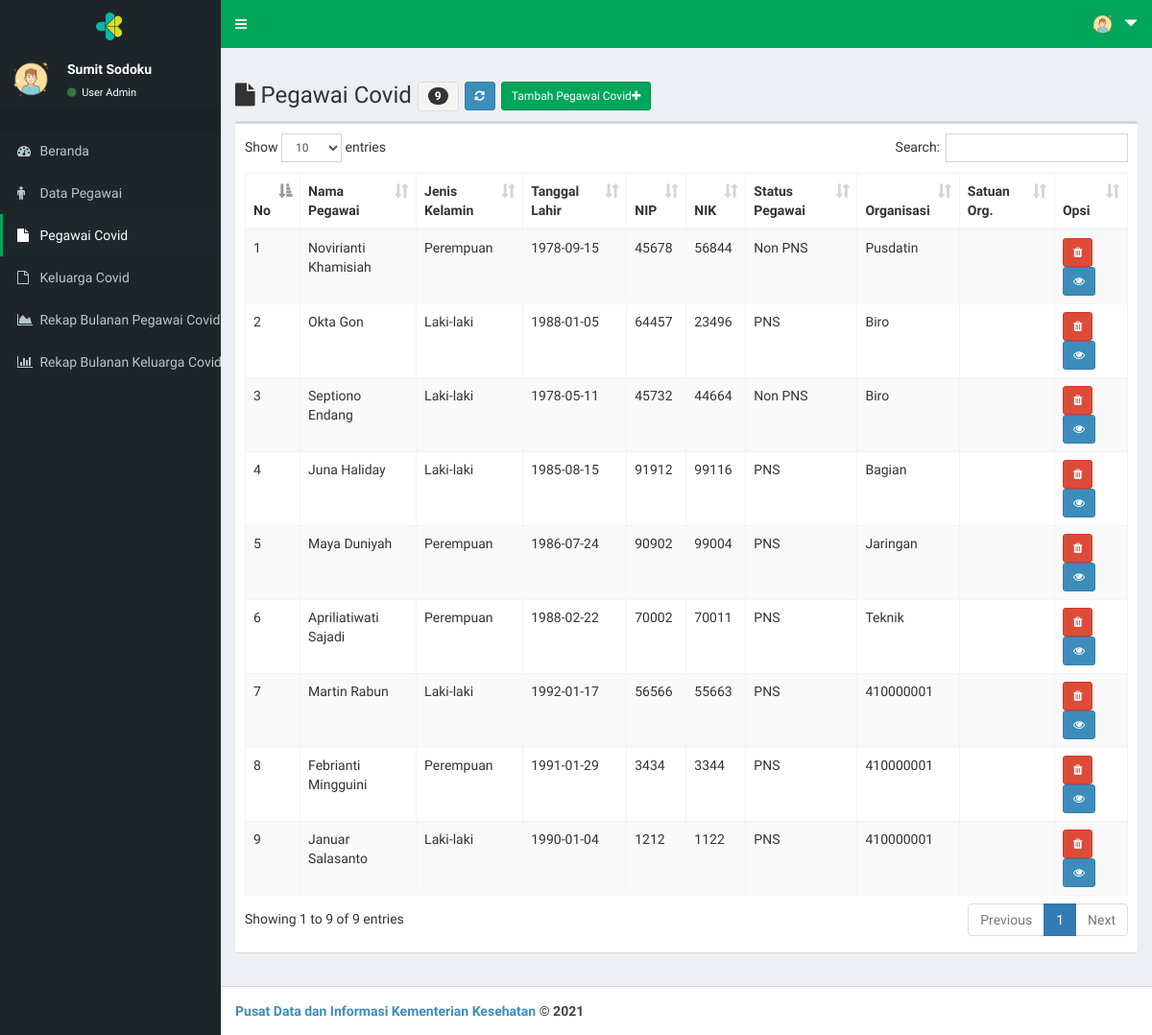
The app's page /page/index.php?menu=vkon_data (signed in), older data.
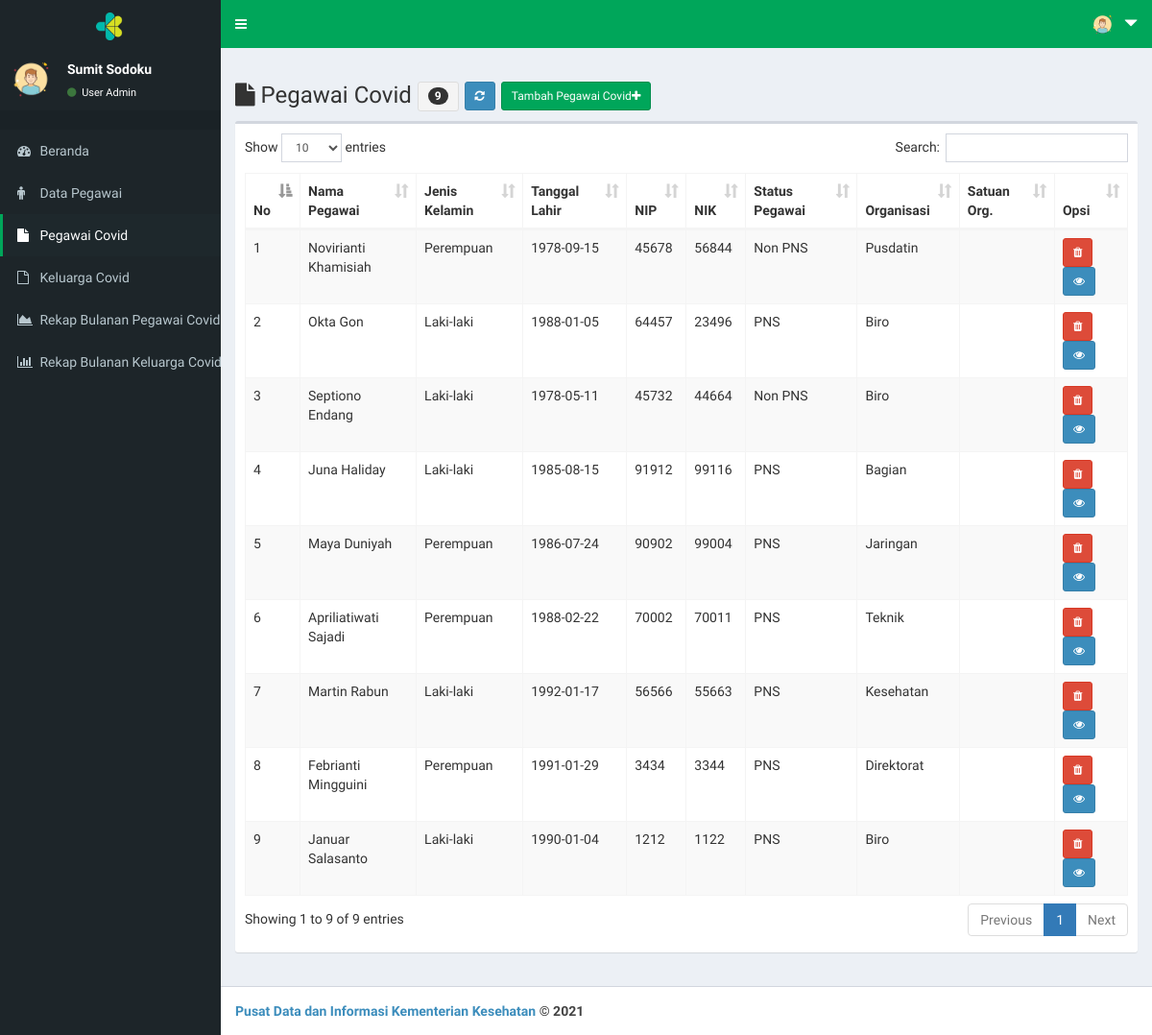
The same page, newer data.
### tables this page shows
CREATE TABLE `tb_peg` (
  `peg_id` int(11) NOT NULL,
  `peg_nama` varchar(30) NOT NULL,
  `peg_jk` enum('Laki-laki','Perempuan') NOT NULL,
  `peg_tgllahir` date NOT NULL,
  `peg_nip` varchar(20) NOT NULL,
  `peg_nik` varchar(20) NOT NULL,
  `peg_stapeg` varchar(30) NOT NULL,
  `peg_org` varchar(100) NOT NULL,
  `peg_orgsat` varchar(100) NOT NULL,
  `peg_orgunit` varchar(100) NOT NULL
);

### page/vkon_data.php (the view, shortened to what this page needs)
<!DOCTYPE html>
<html>
<head>
</head>
<body>
  	<div class="row">
	  <div class="col-xs-12 col-md-12">
	    <h3><span class="fa fa-file"></span>
		    Pegawai Covid
		    <?php
				$jumlah=0;
			    if ($user_akses=="Super") {
			      	$sql = $koneksi->query("SELECT * FROM tb_peg ORDER BY peg_id DESC");
			    }
			    else {
			    	$sql = $koneksi->query("SELECT * FROM tb_peg WHERE peg_orgsat='$user_orgsat' ORDER BY peg_id DESC");
			    }
			    while ($data=$sql->fetch_assoc()) {
			    	$wpeg_id = $data['peg_id'];
			    	$vcek	= 0;
				    $sqlv = $koneksi->query("SELECT * FROM tb_kon");
				    while ($datav=$sqlv->fetch_assoc()) {
			    		$vkon_peg_id = $datav['kon_peg_id'];
			    		if ($wpeg_id==$vkon_peg_id){
			    			$vcek++;
			    		}
				    }
				    if($vcek!=0){
				    	$jumlah++;
					}
				}
		    ?>
		    <button class="btn btn-sm btn-default"><span class="badge"><?php echo $jumlah; ?></span></button>
		    <a href="?menu=vkon_data" class="btn btn-sm btn-primary"><span class="fa fa-refresh"></a>
		    <a href="?menu=vkon_tambah" class="btn btn-sm btn-success">Tambah Pegawai Covid<span class="fa fa-plus"></a>
		</h3>
	  </div>
	</div>
	<div class="box">
        <div class="box-body">
          	<table id="example1" class="table table-bordered table-striped">
	            <thead>
		            <tr>
						<th>No</th>
						<th>Nama Pegawai</th>
						<th>Jenis Kelamin</th>
						<th>Tanggal Lahir</th>
						<th>NIP</th>
						<th>NIK</th>
						<th>Status Pegawai</th>
						<th>Organisasi</th>
						<th>Satuan Org.</th>
						<th>Opsi</th>
		            </tr>
	            </thead>
	            <tbody>
					<?php
					    $no = 1;
					    if ($user_akses=="Super") {
					    	$sql = $koneksi->query("SELECT * FROM tb_peg ORDER BY peg_id DESC");
					    }
					    else {
					    	$sql = $koneksi->query("SELECT * FROM tb_peg WHERE peg_orgsat='$user_orgsat' ORDER BY peg_id DESC");
					    }
					    while ($data=$sql->fetch_assoc()) {
					    	$wpeg_id = $data['peg_id'];
					    	$vcek	= 0;
						    $sqlv = $koneksi->query("SELECT * FROM tb_kon");
						    while ($datav=$sqlv->fetch_assoc()) {
					    		$vkon_peg_id = $datav['kon_peg_id'];
					    		if ($wpeg_id==$vkon_peg_id){
					    			$vcek++;
					    		}
						    }
						    if($vcek!=0){
					?>
				    <tr>
				        <td> <?php echo $no++; ?> </td>
				        <td> <?php echo $data['peg_nama']; ?></td>
				        <td> <?php echo $data['peg_jk']; ?></td>
				        <td> <?php echo $data['peg_tgllahir']; ?></td>
				        <td> <?php echo $data['peg_nip']; ?></td>
				        <td> <?php echo $data['peg_nik']; ?></td>
				        <td> <?php echo $data['peg_stapeg']; ?></td>
				        <td> <?php echo $data['peg_org']; ?></td>
				        <td> <?php echo $data['peg_orgsat']; ?></td>
				        <td>
							<a 	onclick="return confirm('Anda yakin menghapus data pegawai <?php echo $data['peg_nama']; ?> ?')"
								href="?menu=vkon_hapus&peg_nik=<?php echo $data['peg_nik']; ?>"
								class="btn btn-sm btn-danger"
								title="Hapus <?php echo $data['peg_nama'];?>" >
								<span class="fa fa-trash">
							</a>
							<a 	href="?menu=kon_data&peg_nik=<?php echo $data['peg_nik']; ?>"
								class="btn btn-sm btn-primary"
								title="Detail Kondisi <?php echo $data['peg_nama'];?>">
								<span class="fa fa-eye"></a>
				        </td>
				    </tr>
	      			<?php
							}
	    				}
					?>
	            </tbody>
        	</table>
    	</div>
	</div>
</body>
</html>

Row changes from the older to the newer data that the page shows:
changed tb_peg "Martin Rabun": peg_org "410000001" → "Kesehatan"
changed tb_peg "Febrianti Mingguini": peg_org "410000001" → "Direktorat"
changed tb_peg "Januar Salasanto": peg_org "410000001" → "Biro"
